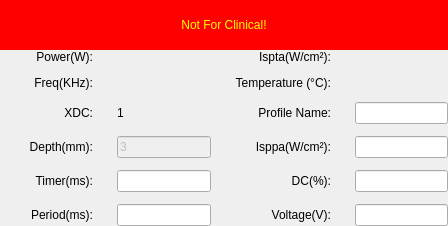
      <widget class="QWidget" name="tab">
       <attribute name="title">
        <string>Tab 1</string>
       </attribute>
       <layout class="QVBoxLayout" name="verticalLayout_2" stretch="4">
        <property name="spacing">
         <number>0</number>
        </property>
        <property name="leftMargin">
         <number>0</number>
        </property>
        <property name="topMargin">
         <number>0</number>
        </property>
        <property name="rightMargin">
         <number>0</number>
        </property>
        <property name="bottomMargin">
         <number>0</number>
        </property>
        <item>
         <widget class="QWidget" name="widget" native="true">
          <layout class="QHBoxLayout" name="horizontalLayout">
           <property name="leftMargin">
            <number>0</number>
           </property>
           <property name="topMargin">
            <number>0</number>
           </property>
           <property name="rightMargin">
            <number>0</number>
           </property>
           <property name="bottomMargin">
            <number>0</number>
           </property>
           <item>
            <widget class="QWidget" name="widget_3" native="true">
             <layout class="QVBoxLayout" name="verticalLayout_3" stretch="5">
              <property name="spacing">
               <number>12</number>
              </property>
              <property name="leftMargin">
               <number>0</number>
              </property>
              <property name="topMargin">
               <number>0</number>
              </property>
              <property name="rightMargin">
               <number>0</number>
              </property>
              <property name="bottomMargin">
               <number>0</number>
              </property>
              <item>
               <widget class="QWidget" name="widget_4" native="true">
                <layout class="QVBoxLayout" name="verticalLayout_5">
                 <property name="spacing">
                  <number>0</number>
                 </property>
                 <property name="leftMargin">
                  <number>0</number>
                 </property>
                 <property name="topMargin">
                  <number>0</number>
                 </property>
                 <property name="rightMargin">
                  <number>0</number>
                 </property>
                 <property name="bottomMargin">
                  <number>0</number>
                 </property>
                 <item>
                  <widget class="QLabel" name="lblWarning">
                   <property name="minimumSize">
                    <size>
                     <width>0</width>
                     <height>50</height>
                    </size>
                   </property>
                   <property name="maximumSize">
                    <size>
                     <width>16777215</width>
                     <height>50</height>
                    </size>
                   </property>
                   <property name="styleSheet">
                    <string notr="true">background-color: rgb(255, 0, 0);
color: rgb(255, 255, 0);</string>
                   </property>
                   <property name="text">
                    <string>Not For Clinical!</string>
                   </property>
                   <property name="alignment">
                    <set>Qt::AlignCenter</set>
                   </property>
                  </widget>
                 </item>
                 <item>
                  <widget class="QWidget" name="widget_42" native="true">
                   <property name="styleSheet">
                    <string notr="true"/>
                   </property>
                   <layout class="QGridLayout" name="gridLayout" rowstretch="1,1,1,1,1,1" columnstretch="1,1,1,1">
                    <property name="leftMargin">
                     <number>0</number>
                    </property>
                    <property name="topMargin">
                     <number>0</number>
                    </property>
                    <property name="rightMargin">
                     <number>0</number>
                    </property>
                    <property name="bottomMargin">
                     <number>0</number>
                    </property>
                    <property name="horizontalSpacing">
                     <number>24</number>
                    </property>
                    <property name="verticalSpacing">
                     <number>12</number>
                    </property>
                    <item row="1" column="0">
                     <widget class="QLabel" name="label_2">
                      <property name="sizePolicy">
                       <sizepolicy hsizetype="Preferred" vsizetype="Expanding">
                        <horstretch>0</horstretch>
                        <verstretch>0</verstretch>
                       </sizepolicy>
                      </property>
                      <property name="text">
                       <string>Freq(KHz):</string>
                      </property>
                      <property name="alignment">
                       <set>Qt::AlignRight|Qt::AlignTrailing|Qt::AlignVCenter</set>
                      </property>
                     </widget>
                    </item>
                    <item row="4" column="3">
                     <widget class="QLineEdit" name="lblDC">
                      <property name="sizePolicy">
                       <sizepolicy hsizetype="Expanding" vsizetype="Preferred">
                        <horstretch>0</horstretch>
                        <verstretch>0</verstretch>
                       </sizepolicy>
                      </property>
                     </widget>
                    </item>
                    <item row="3" column="3">
                     <widget class="QLineEdit" name="lblIsppa">
                      <property name="sizePolicy">
                       <sizepolicy hsizetype="Expanding" vsizetype="Preferred">
                        <horstretch>0</horstretch>
                        <verstretch>0</verstretch>
                       </sizepolicy>
                      </property>
                     </widget>
                    </item>
                    <item row="5" column="0">
                     <widget class="QLabel" name="label_15">
                      <property name="sizePolicy">
                       <sizepolicy hsizetype="Preferred" vsizetype="Expanding">
                        <horstretch>0</horstretch>
                        <verstretch>0</verstretch>
                       </sizepolicy>
                      </property>
                      <property name="text">
                       <string>Period(ms):</string>
                      </property>
                      <property name="alignment">
                       <set>Qt::AlignRight|Qt::AlignTrailing|Qt::AlignVCenter</set>
                      </property>
                     </widget>
                    </item>
                    <item row="4" column="0">
                     <widget class="QLabel" name="label_13">
                      <property name="sizePolicy">
                       <sizepolicy hsizetype="Preferred" vsizetype="Expanding">
                        <horstretch>0</horstretch>
                        <verstretch>0</verstretch>
                       </sizepolicy>
                      </property>
                      <property name="text">
                       <string>Timer(ms):</string>
                      </property>
                      <property name="alignment">
                       <set>Qt::AlignRight|Qt::AlignTrailing|Qt::AlignVCenter</set>
                      </property>
                     </widget>
                    </item>
                    <item row="4" column="2">
                     <widget class="QLabel" name="label_14">
                      <property name="text">
                       <string>DC(%):</string>
                      </property>
                      <property name="alignment">
                       <set>Qt::AlignRight|Qt::AlignTrailing|Qt::AlignVCenter</set>
                      </property>
                     </widget>
                    </item>
                    <item row="3" column="1">
                     <widget class="QLineEdit" name="lblDepth">
                      <property name="enabled">
                       <bool>false</bool>
                      </property>
                      <property name="sizePolicy">
                       <sizepolicy hsizetype="Expanding" vsizetype="Preferred">
                        <horstretch>0</horstretch>
                        <verstretch>0</verstretch>
                       </sizepolicy>
                      </property>
                      <property name="styleSheet">
                       <string notr="true"/>
                      </property>
                      <property name="text">
                       <string>3</string>
                      </property>
                     </widget>
                    </item>
                    <item row="0" column="2">
                     <widget class="QLabel" name="label_5">
                      <property name="text">
                       <string>Ispta(W/cm²):</string>
                      </property>
                      <property name="alignment">
                       <set>Qt::AlignRight|Qt::AlignTrailing|Qt::AlignVCenter</set>
                      </property>
                     </widget>
                    </item>
                    <item row="4" column="1">
                     <widget class="QLineEdit" name="lblTimer">
                      <property name="sizePolicy">
                       <sizepolicy hsizetype="Expanding" vsizetype="Preferred">
                        <horstretch>0</horstretch>
                        <verstretch>0</verstretch>
                       </sizepolicy>
                      </property>
                     </widget>
                    </item>
                    <item row="5" column="1">
                     <widget class="QLineEdit" name="lblPeriod">
                      <property name="sizePolicy">
                       <sizepolicy hsizetype="Expanding" vsizetype="Preferred">
                        <horstretch>0</horstretch>
                        <verstretch>0</verstretch>
                       </sizepolicy>
                      </property>
                     </widget>
                    </item>
                    <item row="3" column="0">
                     <widget class="QLabel" name="label_11">
                      <property name="sizePolicy">
                       <sizepolicy hsizetype="Preferred" vsizetype="Expanding">
                        <horstretch>0</horstretch>
                        <verstretch>0</verstretch>
                       </sizepolicy>
                      </property>
                      <property name="text">
                       <string>Depth(mm):</string>
                      </property>
                      <property name="alignment">
                       <set>Qt::AlignRight|Qt::AlignTrailing|Qt::AlignVCenter</set>
                      </property>
                     </widget>
                    </item>
                    <item row="0" column="0">
                     <widget class="QLabel" name="label">
                      <property name="sizePolicy">
                       <sizepolicy hsizetype="Preferred" vsizetype="Expanding">
                        <horstretch>0</horstretch>
                        <verstretch>0</verstretch>
                       </sizepolicy>
                      </property>
                      <property name="text">
                       <string>Power(W):</string>
                      </property>
                      <property name="alignment">
                       <set>Qt::AlignRight|Qt::AlignTrailing|Qt::AlignVCenter</set>
                      </property>
                     </widget>
                    </item>
                    <item row="0" column="1">
                     <widget class="QLabel" name="lblPower">
                      <property name="text">
                       <string/>
                      </property>
                     </widget>
                    </item>
                    <item row="0" column="3">
                     <widget class="QLabel" name="lblIspta">
                      <property name="text">
                       <string/>
                      </property>
                     </widget>
                    </item>
                    <item row="3" column="2">
                     <widget class="QLabel" name="label_12">
                      <property name="styleSheet">
                       <string/>
                      </property>
                      <property name="text">
                       <string>Isppa(W/cm²):</string>
                      </property>
                      <property name="alignment">
                       <set>Qt::AlignRight|Qt::AlignTrailing|Qt::AlignVCenter</set>
                      </property>
                     </widget>
                    </item>
                    <item row="1" column="1">
                     <widget class="QLabel" name="lblFreq">
                      <property name="text">
                       <string/>
                      </property>
                     </widget>
                    </item>
                    <item row="5" column="2">
                     <widget class="QLabel" name="label_9">
                      <property name="text">
                       <string>Voltage(V):</string>
                      </property>
                      <property name="alignment">
                       <set>Qt::AlignRight|Qt::AlignTrailing|Qt::AlignVCenter</set>
                      </property>
                     </widget>
                    </item>
                    <item row="5" column="3">
                     <widget class="QLineEdit" name="lblVoltage">
                      <property name="sizePolicy">
                       <sizepolicy hsizetype="Expanding" vsizetype="Expanding">
                        <horstretch>0</horstretch>
                        <verstretch>0</verstretch>
                       </sizepolicy>
                      </property>
                     </widget>
                    </item>
                    <item row="1" column="2">
                     <widget class="QLabel" name="label_3">
                      <property name="sizePolicy">
                       <sizepolicy hsizetype="Preferred" vsizetype="Expanding">
                        <horstretch>0</horstretch>
                        <verstretch>0</verstretch>
                       </sizepolicy>
                      </property>
                      <property name="text">
                       <string>Temperature (°C):</string>
                      </property>
                      <property name="alignment">
                       <set>Qt::AlignRight|Qt::AlignTrailing|Qt::AlignVCenter</set>
                      </property>
                     </widget>
                    </item>
                    <item row="1" column="3">
                     <widget class="QLabel" name="lblTemp">
                      <property name="text">
                       <string/>
                      </property>
                     </widget>
                    </item>
                    <item row="2" column="0">
                     <widget class="QLabel" name="label_4">
                      <property name="text">
                       <string>XDC:</string>
                      </property>
                      <property name="alignment">
                       <set>Qt::AlignRight|Qt::AlignTrailing|Qt::AlignVCenter</set>
                      </property>
                     </widget>
                    </item>
                    <item row="2" column="1">
                     <widget class="QLabel" name="label_6">
                      <property name="text">
                       <string>1</string>
                      </property>
                     </widget>
                    </item>
                    <item row="2" column="2">
                     <widget class="QLabel" name="label_8">
                      <property name="text">
                       <string>Profile Name:</string>
                      </property>
                      <property name="alignment">
                       <set>Qt::AlignRight|Qt::AlignTrailing|Qt::AlignVCenter</set>
                      </property>
                     </widget>
                    </item>
                    <item row="2" column="3">
                     <widget class="QLineEdit" name="lblName">
                      <property name="sizePolicy">
                       <sizepolicy hsizetype="Expanding" vsizetype="Preferred">
                        <horstretch>0</horstretch>
                        <verstretch>0</verstretch>
                       </sizepolicy>
                      </property>
                     </widget>
                    </item>
                   </layout>
                  </widget>
                 </item>
                </layout>
               </widget>
              </item>
             </layout>
            </widget>
           </item>
          </layout>
         </widget>
        </item>
       </layout>
      </widget>
